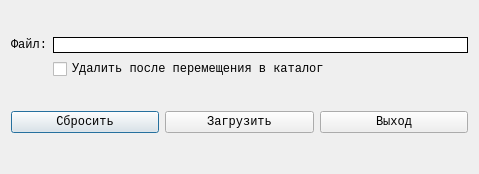
<?xml version="1.0" encoding="UTF-8"?>
<ui version="4.0">
 <class>Dialog</class>
 <widget class="QDialog" name="Dialog">
  <property name="geometry">
   <rect>
    <x>0</x>
    <y>0</y>
    <width>479</width>
    <height>174</height>
   </rect>
  </property>
  <property name="windowTitle">
   <string>catalogue::upload()</string>
  </property>
  <layout class="QFormLayout" name="formLayout">
   <item row="0" column="0" colspan="2">
    <spacer name="horizontalSpacer_2">
     <property name="orientation">
      <enum>Qt::Horizontal</enum>
     </property>
     <property name="sizeHint" stdset="0">
      <size>
       <width>40</width>
       <height>20</height>
      </size>
     </property>
    </spacer>
   </item>
   <item row="1" column="0">
    <widget class="QLabel" name="label">
     <property name="font">
      <font>
       <family>Monospace</family>
      </font>
     </property>
     <property name="text">
      <string>Файл:</string>
     </property>
    </widget>
   </item>
   <item row="1" column="1">
    <widget class="QLabel" name="label_2">
     <property name="font">
      <font>
       <family>Monospace</family>
      </font>
     </property>
     <property name="styleSheet">
      <string notr="true">border: 1px solid black;
background: white;</string>
     </property>
     <property name="text">
      <string/>
     </property>
    </widget>
   </item>
   <item row="2" column="1">
    <widget class="QCheckBox" name="checkBox">
     <property name="font">
      <font>
       <family>Monospace</family>
      </font>
     </property>
     <property name="text">
      <string>Удалить после перемещения в каталог</string>
     </property>
    </widget>
   </item>
   <item row="3" column="0" colspan="2">
    <spacer name="horizontalSpacer">
     <property name="orientation">
      <enum>Qt::Horizontal</enum>
     </property>
     <property name="sizeHint" stdset="0">
      <size>
       <width>40</width>
       <height>20</height>
      </size>
     </property>
    </spacer>
   </item>
   <item row="4" column="0" colspan="2">
    <layout class="QHBoxLayout" name="horizontalLayout_2">
     <item>
      <widget class="QPushButton" name="pushButton_3">
       <property name="font">
        <font>
         <family>Monospace</family>
        </font>
       </property>
       <property name="text">
        <string>Сбросить</string>
       </property>
      </widget>
     </item>
     <item>
      <widget class="QPushButton" name="pushButton">
       <property name="font">
        <font>
         <family>Monospace</family>
        </font>
       </property>
       <property name="text">
        <string>Загрузить</string>
       </property>
      </widget>
     </item>
     <item>
      <widget class="QPushButton" name="pushButton_2">
       <property name="font">
        <font>
         <family>Monospace</family>
        </font>
       </property>
       <property name="text">
        <string>Выход</string>
       </property>
      </widget>
     </item>
    </layout>
   </item>
  </layout>
 </widget>
 <resources/>
 <connections>
  <connection>
   <sender>pushButton_2</sender>
   <signal>clicked()</signal>
   <receiver>Dialog</receiver>
   <slot>close()</slot>
   <hints>
    <hint type="sourcelabel">
     <x>345</x>
     <y>259</y>
    </hint>
    <hint type="destinationlabel">
     <x>239</x>
     <y>159</y>
    </hint>
   </hints>
  </connection>
 </connections>
</ui>
